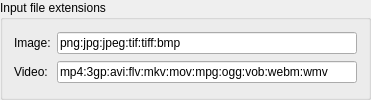
            <widget class="QGroupBox" name="groupBox_InputExt">
             <property name="maximumSize">
              <size>
               <width>528</width>
               <height>16777215</height>
              </size>
             </property>
             <property name="title">
              <string>Input file extensions</string>
             </property>
             <layout class="QGridLayout" name="gridLayout_10">
              <item row="0" column="0">
               <widget class="QLabel" name="label_4">
                <property name="maximumSize">
                 <size>
                  <width>50</width>
                  <height>16777215</height>
                 </size>
                </property>
                <property name="text">
                 <string>Image:</string>
                </property>
               </widget>
              </item>
              <item row="0" column="1">
               <widget class="QLineEdit" name="Ext_image">
                <property name="minimumSize">
                 <size>
                  <width>300</width>
                  <height>0</height>
                 </size>
                </property>
                <property name="acceptDrops">
                 <bool>false</bool>
                </property>
                <property name="text">
                 <string notr="true">png:jpg:jpeg:tif:tiff:bmp</string>
                </property>
               </widget>
              </item>
              <item row="1" column="0">
               <widget class="QLabel" name="label_5">
                <property name="maximumSize">
                 <size>
                  <width>50</width>
                  <height>16777215</height>
                 </size>
                </property>
                <property name="text">
                 <string>Video:</string>
                </property>
               </widget>
              </item>
              <item row="1" column="1">
               <widget class="QLineEdit" name="Ext_video">
                <property name="minimumSize">
                 <size>
                  <width>300</width>
                  <height>0</height>
                 </size>
                </property>
                <property name="acceptDrops">
                 <bool>false</bool>
                </property>
                <property name="text">
                 <string notr="true">mp4:3gp:avi:flv:mkv:mov:mpg:ogg:vob:webm:wmv</string>
                </property>
               </widget>
              </item>
             </layout>
            </widget>
